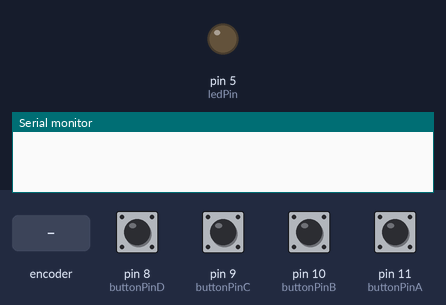
Bench run of a sketch on a simulated Arduino Uno, built with avr-gcc and run on an emulated ATmega328P. On the bench: output pins drawn as LEDs (lit = HIGH), the last lines printed to the serial monitor. Inputs (shaded band) come from the test bench; at power-on: pin 8 (buttonPinD), pin 9 (buttonPinC), pin 10 (buttonPinB), pin 11 (buttonPinA) LOW.

Above: at 1.2 s.
1.3 s: rotary encoder on pin 11 (buttonPinA) / pin 10 (buttonPinB) turned 1 step (first pin leading)
At 1.9 s:
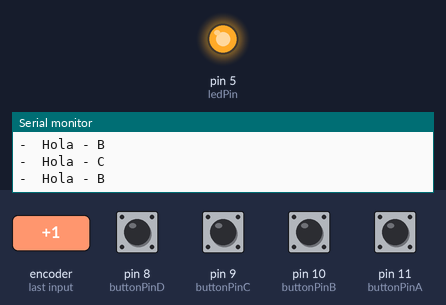
3.0 s: pin 8 (buttonPinD) pulled HIGH for 0.15 s
4.6 s: pin 9 (buttonPinC) pulled HIGH for 0.15 s
Timing chart, 0 to 7.6 s (numbered marks = the images above; inputs shaded):
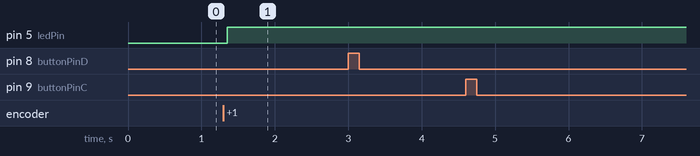

Measured:
- after the input at 1.3 s, pin 5 (ledPin): LOW → HIGH after 0.05 s

The sketch:

Prueba_RX480_Remoto_A1.ino
```cpp
const int buttonPinD =  8 ;     // the number of the pushbutton pin
const int buttonPinC =  9 ;     // the number of the pushbutton pin
const int buttonPinB = 10 ;     // the number of the pushbutton pin
const int buttonPinA = 11 ;     // the number of the pushbutton pin


const int ledPin =  5;        // the number of the LED pin

                             // variables will change:
int buttonStateA = 0;         // variable for reading the pushbutton status
int buttonStateB = 0;         // variable for reading the pushbutton status
int buttonStateC = 0;         // variable for reading the pushbutton status
int buttonStateD = 0;         // variable for reading the pushbutton status

void setup() {
  Serial.begin(9600);
  pinMode(ledPin, OUTPUT);    // initialize the LED pin as an output:
  pinMode(buttonPinA, INPUT);  // initialize the pushbutton pin as an input:
  pinMode(buttonPinB, INPUT);  // initialize the pushbutton pin as an input:
  pinMode(buttonPinC, INPUT);  // initialize the pushbutton pin as an input:
  pinMode(buttonPinD, INPUT);  // initialize the pushbutton pin as an input:
}


void loop() {
  buttonStateA = digitalRead(buttonPinA);   // read the state of the pushbutton value:
  buttonStateB = digitalRead(buttonPinB);   // read the state of the pushbutton value:
  buttonStateC = digitalRead(buttonPinC);   // read the state of the pushbutton value:
  buttonStateD = digitalRead(buttonPinD);   // read the state of the pushbutton value:


  // Boton A
  if (buttonStateA == HIGH) {
     Serial.println("-  Hola - B ") ;
     digitalWrite(ledPin, HIGH)     ; // turn LED on:
    }
  else
    {
     //Serial.println("-  Hola -  2");
     //digitalWrite(ledPin, LOW); // turn LED off:
    }


  // Boton B
  if (buttonStateB == HIGH) {
     Serial.println("-  Hola - C ") ;
     digitalWrite(ledPin, HIGH)     ; // turn LED on:
    }
  else
    {
     //Serial.println("-  Hola -  2");
     //digitalWrite(ledPin, LOW); // turn LED off:
    }


  // Boton C
  if (buttonStateC == HIGH) {
     Serial.println("-  Hola - A ") ;
     digitalWrite(ledPin, HIGH)     ; // turn LED on:
    }
  else
    {
     //Serial.println("-  Hola -  2");
     //digitalWrite(ledPin, LOW); // turn LED off:
    }


  // Boton D
  if (buttonStateD == HIGH) {
     Serial.println("-  Hola - D ") ;
     digitalWrite(ledPin, HIGH)     ; // turn LED on:
    }
  else
    {
     //Serial.println("-  Hola -  2");
     //digitalWrite(ledPin, LOW); // turn LED off:
    }


}
```
